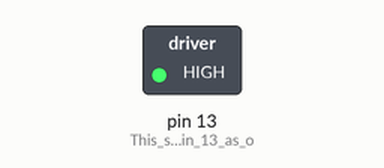
Bench run of a sketch on a simulated Arduino Uno, built with avr-gcc and run on an emulated ATmega328P. Parts: switched loads named in the sketch (green lamp = pin HIGH).

Above: at 2.5 s.
At 7.5 s:
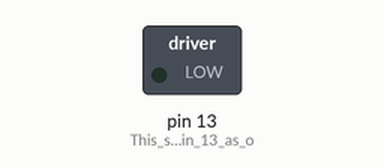
Timing chart, 0 to 13.0 s (numbered marks = the images above):
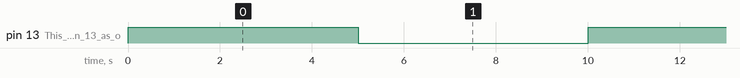

The sketch:

005_-_Arduino_Controlling_DC_Motor_by_Relay.ino
```cpp
/*
  Arduino Controlling DC Motor by Relay

  This program switches on the relay to either turn off or turn on the DC motor it is connected to.

  This program makes use of int, pinMode, digitalWrite, and delay.
*/

// Variables
int time_wait = 5000; // Creates the variable: "time_wait" and gives it a value of 5000.

// The setup function runs once when you press reset or power the board.
void setup() {
  pinMode(13, OUTPUT); // This sets the pin 13 as output.
}

// The loop function runs over and over again forever.
void loop() {
  digitalWrite(13, HIGH); // This turns on the relay (The voltage is HIGH).
  delay(time_wait); // Waits for time_wait milliseconds (5000 milliseconds).
  digitalWrite(13, LOW); // This turns off the relay (The voltage is LOW).
  delay(time_wait);
}
```

Measured:
- by itself, pin 13 (This_sets_the_pin_13_as_o): alternates HIGH for 5.0 s and LOW for 5.0 s
